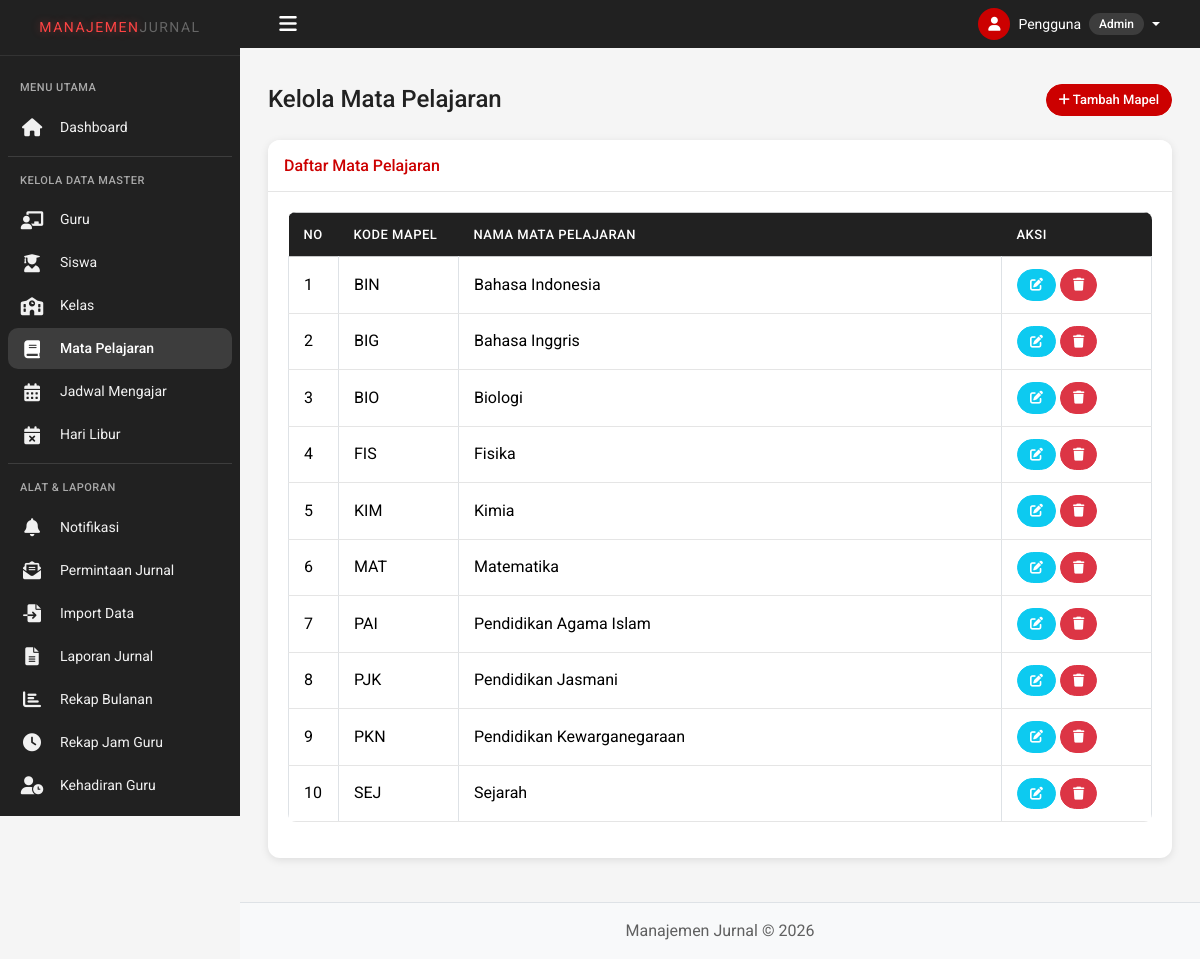
/admin/manage_mapel.php (signed in), run on an earlier commit of the app's database.
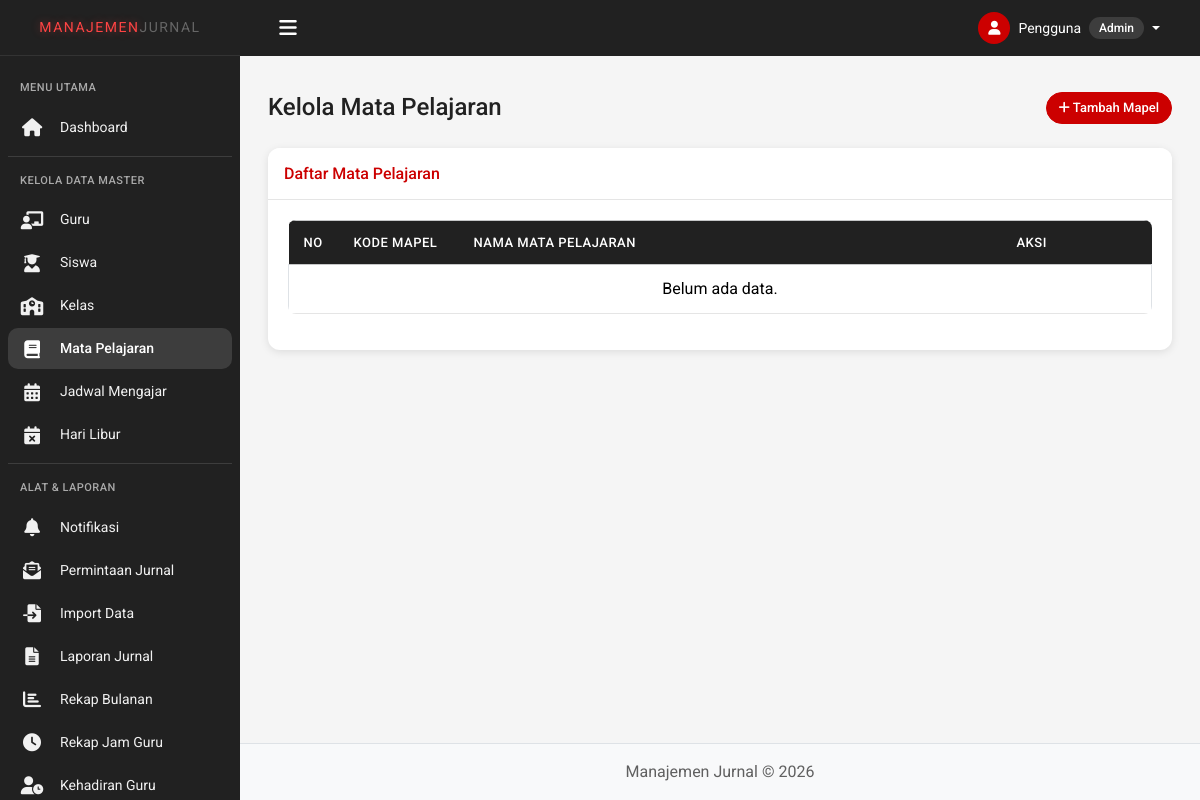
And on a later commit of the database.
### tables this page shows
CREATE TABLE tbl_mapel (
    id INT AUTO_INCREMENT PRIMARY KEY,
    kode_mapel VARCHAR(20) DEFAULT NULL,
    nama_mapel VARCHAR(100) NOT NULL,
    INDEX idx_kode_mapel (kode_mapel),
    INDEX idx_nama_mapel (nama_mapel)
);

### admin/manage_mapel.php (the view, shortened to what this page needs)
<?php
require_once '../includes/auth_check.php';
$stmt = $pdo->query("SELECT * FROM tbl_mapel ORDER BY nama_mapel ASC");
$daftar_mapel = $stmt->fetchAll();
require_once '../includes/header.php';
?>
<div class="container-fluid">
    <div class="d-sm-flex align-items-center justify-content-between mb-4">
        <h1 class="h3 mb-0 text-gray-800">Kelola Mata Pelajaran</h1>
        <button class="btn btn-primary btn-sm" data-bs-toggle="modal" data-bs-target="#modalTambah">
            <i class="fas fa-plus"></i> Tambah Mapel
        </button>
    </div>
    <div class="card shadow mb-4">
        <div class="card-header py-3">
            <h6 class="m-0 font-weight-bold text-primary">Daftar Mata Pelajaran</h6>
        </div>
        <div class="card-body">
            <div class="table-responsive">
                <table class="table table-bordered table-hover">
                    <thead class="table-light">
                        <tr>
                            <th width="50">No</th>
                            <th width="120">Kode Mapel</th>
                            <th>Nama Mata Pelajaran</th>
                            <th width="150">Aksi</th>
                        </tr>
                    </thead>
                    <tbody>
                        <?php if (count($daftar_mapel) > 0): ?>
                            <?php foreach ($daftar_mapel as $index => $row): ?>
                            <tr>
                                <td><?php echo $index + 1; ?></td>
                                <td><?php echo htmlspecialchars($row['kode_mapel'] ?? '-'); ?></td>
                                <td><?php echo htmlspecialchars($row['nama_mapel']); ?></td>
                                <td>
                                    <a href="edit_mapel.php?id=<?php echo $row['id']; ?>" class="btn btn-sm btn-info text-white">
                                        <i class="fas fa-edit"></i>
                                    </a>
                                    <a href="manage_mapel.php?delete=<?php echo $row['id']; ?>"
                                       class="btn btn-sm btn-danger"
                                       onclick="return confirm('Apakah Anda yakin ingin menghapus mapel ini?')">
                                        <i class="fas fa-trash"></i>
                                    </a>
                                </td>
                            </tr>
                            <?php endforeach; ?>
                        <?php else: ?>
                            <tr>
                                <td colspan="4" class="text-center">Belum ada data.</td>
                            </tr>
                        <?php endif; ?>
                    </tbody>
                </table>
            </div>
        </div>
    </div>
</div>
<?php require_once '../includes/footer.php'; ?>

What changed in the data, as far as the page shows it:
removed tbl_mapel: kode_mapel "BIN", nama_mapel "Bahasa Indonesia"
removed tbl_mapel: kode_mapel "BIG", nama_mapel "Bahasa Inggris"
removed tbl_mapel: kode_mapel "BIO", nama_mapel "Biologi"
removed tbl_mapel: kode_mapel "FIS", nama_mapel "Fisika"
removed tbl_mapel: kode_mapel "KIM", nama_mapel "Kimia"
removed tbl_mapel: kode_mapel "MAT", nama_mapel "Matematika"
removed tbl_mapel: kode_mapel "PAI", nama_mapel "Pendidikan Agama Islam"
removed tbl_mapel: kode_mapel "PJK", nama_mapel "Pendidikan Jasmani"
removed tbl_mapel: kode_mapel "PKN", nama_mapel "Pendidikan Kewarganegaraan"
removed tbl_mapel: kode_mapel "SEJ", nama_mapel "Sejarah"
Also different on the page:
text now shown: "Belum ada data."
